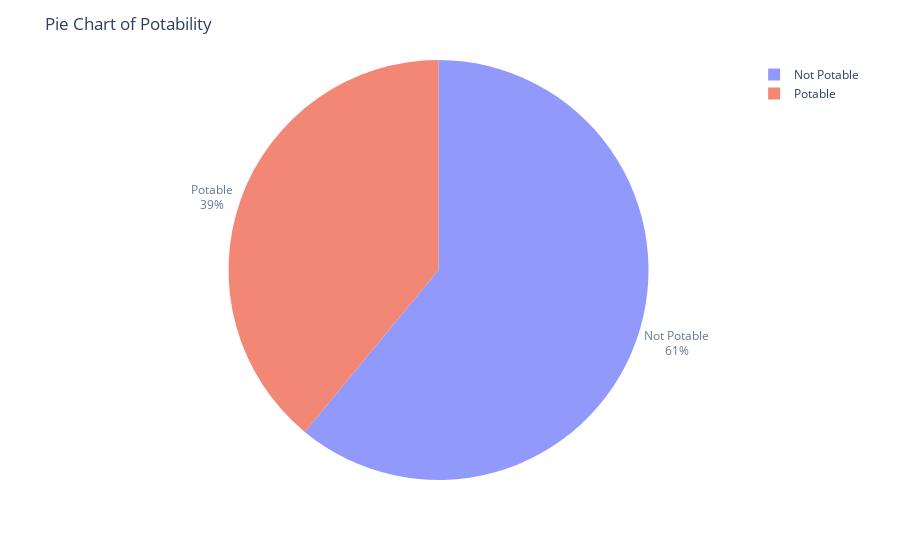

Write notebook code for a chart like this one.
### Code cell
d = pd.DataFrame(df["Potability"].value_counts())
fig = px.pie(d, values = "Potability", names = ["Not Potable", "Potable"], hole = 0, opacity = 0.7,
                                               labels = {"label":"Potability", "Potability":"Number of Samples"})
fig.update_layout(title = dict(text = "Pie Chart of Potability"))
fig.update_traces(textposition = "outside", textinfo = "percent + label")
fig.show()

### Figure 1 — Plotly figure (JSON) as saved in the notebook; plotly's stock layout.template omitted (floating-point values rounded to 4 significant figures)
{"data": [{"domain": {"x": [0, 1], "y": [0, 1]}, "hole": 0, "hovertemplate": "label=%{label}<br>Number of Samples=%{value}<extra></extra>", "labels": ["Not Potable", "Potable"], "legendgroup": "", "name": "", "opacity": 0.7, "showlegend": true, "textinfo": "percent+label", "textposition": "outside", "type": "pie", "values": [1998, 1278]}], "layout": {"legend": {"tracegroupgap": 0}, "margin": {"t": 60}, "title": {"text": "Pie Chart of Potability"}}}
